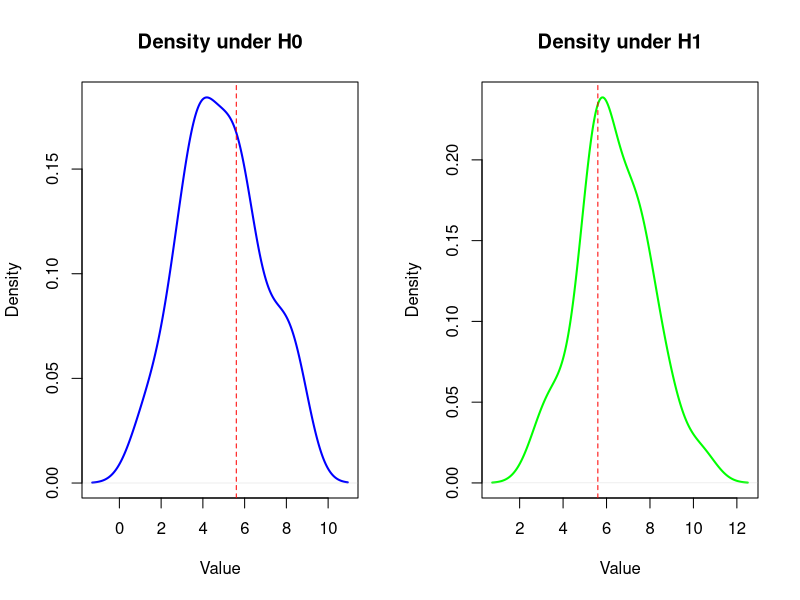

Generate this figure with R:
# Lab 12: Derive the Best Critical Region for Simple vs. Composite Hypotheses
# the Best Critical Region for testing a simple hypothesis (𝐻0) against a composite hypothesis (𝐻1), using a Likelihood Ratio Test (LRT). 
# Parameters
mu0 <- 5 # Null hypothesis mean
mu1 <- 6 # Alternative hypothesis mean =>The population mean is greater than 5.
sigma <- 2 # Population standard deviation
n <- 30 # Sample size
alpha <- 0.05 # Significance level
# Generate sample data under H0
set.seed(123)
sample_data_H0 <- rnorm(n, mean = mu0, sd = sigma)
# Generate sample data under H1
sample_data_H1 <- rnorm(n, mean = mu1, sd = sigma)
# Likelihood ratio test
likelihood_ratio <- function(data, mu0, mu1, sigma) {
 exp(sum(dnorm(data, mean = mu1, sd = sigma, log = TRUE)) -
 sum(dnorm(data, mean = mu0, sd = sigma, log = TRUE)))
}
# Critical region =>Critical Value is the threshold for rejecting 𝐻0
critical_value <- qnorm(1 - alpha, mean = mu0, sd = sigma / sqrt(n))
# Decision
decision_H0 <- mean(sample_data_H0) > critical_value
decision_H1 <- mean(sample_data_H1) > critical_value
# Output
print(paste("Critical Value:", critical_value))
print(paste("Decision under H0:", decision_H0))
print(paste("Decision under H1:", decision_H1))
# Graphical Output
par(mfrow = c(1, 2))
# Density plot under H0
plot(density(sample_data_H0), col = "blue", lwd = 2, main = "Density under H0", xlab = "Value")
abline(v = critical_value, col = "red", lty = 2)
# Density plot under H1
plot(density(sample_data_H1), col = "green", lwd = 2, main = "Density under H1", xlab = "Value")
abline(v = critical_value, col = "red", lty = 2)
